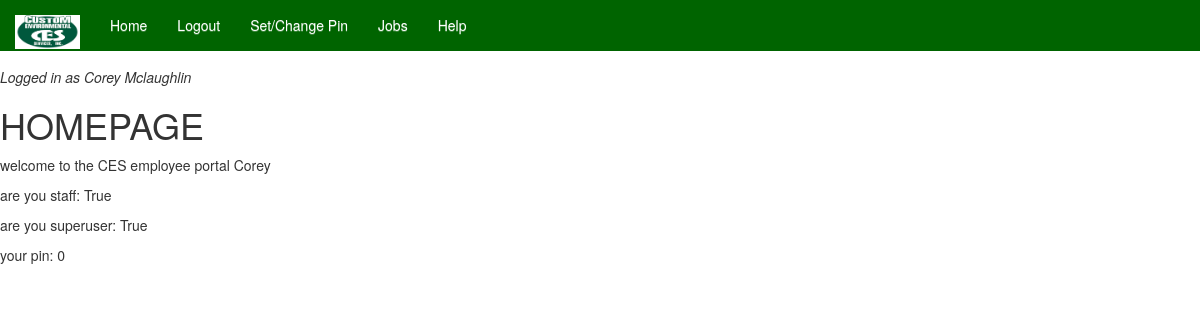
Screenshot of / (signed in) with the database file from the repository.
### accounts/models.py (models this page shows, shortened)
class User(AbstractBaseUser):
    email = models.EmailField(max_length=255, unique=True)
    first_name = models.CharField(max_length=30)
    last_name = models.CharField(max_length=40)
    time_stamp = models.DateTimeField(auto_now_add=True)
    is_active = models.BooleanField(default=True)
    is_staff = models.BooleanField(default=False)
    is_admin = models.BooleanField(default=False)
    USERNAME_FIELD = 'email'
    REQUIRED_FIELDS = []  # email and password are included by default
    objects = UserManager()
    def get_full_name(self):
        return self.first_name + ' ' + self.last_name
    def get_short_name(self):
        return self.first_name

class Employee(models.Model):
    user = models.OneToOneField(User, on_delete=models.CASCADE)
    pin = models.CharField(max_length=15, default=0000, blank=True, null=True)

### CES/views.py (the view)
# urls.py: 2. Add a URL to urlpatterns:  path('', views.home, name='home')
@login_required
def home(request):
    context = {
        'user': request.user
    }
    return render(request, 'home.html', context)

### templates/home.html (shortened to what this page needs)
{% extends 'base.html' %}
{% block content %}
<h1>HOMEPAGE</h1>
<p>welcome to the CES employee portal {{ user.get_short_name }}</p>
<p>are you staff: {{ user.is_staff }}</p>
<p>are you superuser: {{ user.is_admin }}</p>
<p>your pin: {{ user.employee.pin }}</p>
{% endblock %}

### templates/base.html (shortened to what this page needs)
<!DOCTYPE html>
<html>
<head>
  {% block extra_head %}<link rel="stylesheet" href="//maxcdn.bootstrapcdn.com/bootstrap/3.2.0/css/bootstrap.min.css">
<link rel="stylesheet" href="//maxcdn.bootstrapcdn.com/bootstrap/3.2.0/css/bootstrap-theme.min.css">{% endblock %}
</head>
{% load static %}
<header>
    <div class="container clearfix">
<div class= "navbar-wrapper">
    <div class="container">
        <nav class = "navbar navbar-fixed-top" id="navbar_whole">
                <div class = "navbar-header">
                    <a class="navbar-brand" href="{%url 'home' %}">
                         <img class="img-responsive" src="/static/images/ces_logo_image.png" height="60" width="65">
                    </a>
                </div>
                <div id= "navbar" class="navbar-collapse collapse">
                    <ul class="nav navbar-nav">
                        <li>
                            <a href="{% url 'home' %}">Home</a>
                        </li>
                        <li>
                            <a href="{% url 'logout' %}">Logout</a>
                        </li>
                      <li>
                            <a href="{% url 'set_pin' %}">Set/Change Pin</a>
                        </li>
                        <li>
                            <a href="{% url 'jobs' %}">Jobs</a>
                        </li>
                        <li>
                            <a href="{% url 'help' %}">Help</a>
                        </li>
                    </ul>
                </div>
        </nav>
    </div>
</div>
</div>
</header>
<body>
{% block body %}
<br><br><br>
<i><h5>Logged in as {{ user.get_full_name }}</h5></i>
  {% block content %}{% endblock content %}
{% endblock body %}
</body>
</html>

### templates/base.html (style rules this page uses)
#navbar_whole { background-color: darkgreen; }
nav .navbar-nav li a { color: white !important; }

### rows the page displays
User: get_full_name "Corey Mclaughlin", get_short_name "Corey", is_staff "True", is_admin "True", employee.pin "0"
